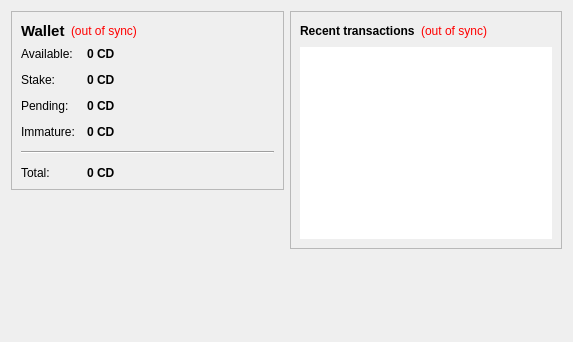
<?xml version="1.0" encoding="UTF-8"?>
<ui version="4.0">
 <class>OverviewPage</class>
 <widget class="QWidget" name="OverviewPage">
  <property name="geometry">
   <rect>
    <x>0</x>
    <y>0</y>
    <width>573</width>
    <height>342</height>
   </rect>
  </property>
  <property name="windowTitle">
   <string>Form</string>
  </property>
  <property name="styleSheet">
   <string notr="true">color: rgb(0, 0, 0);</string>
  </property>
  <layout class="QHBoxLayout" name="horizontalLayout" stretch="1,1">
   <item>
    <layout class="QVBoxLayout" name="verticalLayout_2">
     <item>
      <widget class="QFrame" name="frame">
       <property name="frameShape">
        <enum>QFrame::StyledPanel</enum>
       </property>
       <property name="frameShadow">
        <enum>QFrame::Raised</enum>
       </property>
       <layout class="QVBoxLayout" name="verticalLayout_4">
        <item>
         <layout class="QHBoxLayout" name="horizontalLayout_4">
          <item>
           <widget class="QLabel" name="label_5">
            <property name="font">
             <font>
              <pointsize>11</pointsize>
              <weight>75</weight>
              <bold>true</bold>
             </font>
            </property>
            <property name="text">
             <string>Wallet</string>
            </property>
           </widget>
          </item>
          <item>
           <widget class="QLabel" name="labelWalletStatus">
            <property name="toolTip">
             <string>The displayed information may be out of date. Your wallet automatically synchronizes with the Candle network after a connection is established, but this process has not completed yet.</string>
            </property>
            <property name="styleSheet">
             <string notr="true">QLabel { color: red; }</string>
            </property>
            <property name="text">
             <string notr="true">(out of sync)</string>
            </property>
            <property name="alignment">
             <set>Qt::AlignLeading|Qt::AlignLeft|Qt::AlignVCenter</set>
            </property>
           </widget>
          </item>
          <item>
           <spacer name="horizontalSpacer_2">
            <property name="orientation">
             <enum>Qt::Horizontal</enum>
            </property>
            <property name="sizeHint" stdset="0">
             <size>
              <width>40</width>
              <height>20</height>
             </size>
            </property>
           </spacer>
          </item>
         </layout>
        </item>
        <item>
         <layout class="QFormLayout" name="formLayout_2">
          <property name="fieldGrowthPolicy">
           <enum>QFormLayout::AllNonFixedFieldsGrow</enum>
          </property>
          <property name="horizontalSpacing">
           <number>12</number>
          </property>
          <property name="verticalSpacing">
           <number>12</number>
          </property>
          <item row="0" column="0">
           <widget class="QLabel" name="label">
            <property name="text">
             <string>Available:</string>
            </property>
           </widget>
          </item>
          <item row="0" column="1">
           <widget class="QLabel" name="labelBalance">
            <property name="font">
             <font>
              <weight>75</weight>
              <bold>true</bold>
             </font>
            </property>
            <property name="cursor">
             <cursorShape>IBeamCursor</cursorShape>
            </property>
            <property name="toolTip">
             <string>Your current spendable balance</string>
            </property>
            <property name="text">
             <string notr="true">0 CD</string>
            </property>
            <property name="textInteractionFlags">
             <set>Qt::LinksAccessibleByMouse|Qt::TextSelectableByKeyboard|Qt::TextSelectableByMouse</set>
            </property>
           </widget>
          </item>
          <item row="1" column="0">
           <widget class="QLabel" name="label_6">
            <property name="text">
             <string>Stake:</string>
            </property>
           </widget>
          </item>
          <item row="1" column="1">
           <widget class="QLabel" name="labelStake">
            <property name="font">
             <font>
              <weight>75</weight>
              <bold>true</bold>
             </font>
            </property>
            <property name="cursor">
             <cursorShape>IBeamCursor</cursorShape>
            </property>
            <property name="toolTip">
             <string>Total of coins that was staked, and do not yet count toward the current balance</string>
            </property>
            <property name="text">
             <string notr="true">0 CD</string>
            </property>
            <property name="textInteractionFlags">
             <set>Qt::LinksAccessibleByMouse|Qt::TextSelectableByKeyboard|Qt::TextSelectableByMouse</set>
            </property>
           </widget>
          </item>
          <item row="2" column="0">
           <widget class="QLabel" name="label_3">
            <property name="text">
             <string>Pending:</string>
            </property>
           </widget>
          </item>
          <item row="2" column="1">
           <widget class="QLabel" name="labelUnconfirmed">
            <property name="font">
             <font>
              <weight>75</weight>
              <bold>true</bold>
             </font>
            </property>
            <property name="cursor">
             <cursorShape>IBeamCursor</cursorShape>
            </property>
            <property name="toolTip">
             <string>Total of transactions that have yet to be confirmed, and do not yet count toward the current balance</string>
            </property>
            <property name="text">
             <string notr="true">0 CD</string>
            </property>
            <property name="textInteractionFlags">
             <set>Qt::LinksAccessibleByMouse|Qt::TextSelectableByKeyboard|Qt::TextSelectableByMouse</set>
            </property>
           </widget>
          </item>
          <item row="3" column="0">
           <widget class="QLabel" name="labelImmatureText">
            <property name="text">
             <string>Immature:</string>
            </property>
           </widget>
          </item>
          <item row="3" column="1">
           <widget class="QLabel" name="labelImmature">
            <property name="font">
             <font>
              <weight>75</weight>
              <bold>true</bold>
             </font>
            </property>
            <property name="toolTip">
             <string>Mined balance that has not yet matured</string>
            </property>
            <property name="text">
             <string notr="true">0 CD</string>
            </property>
            <property name="textInteractionFlags">
             <set>Qt::LinksAccessibleByMouse|Qt::TextSelectableByKeyboard|Qt::TextSelectableByMouse</set>
            </property>
           </widget>
          </item>
          <item row="4" column="0" colspan="2">
           <widget class="Line" name="line">
            <property name="orientation">
             <enum>Qt::Horizontal</enum>
            </property>
           </widget>
          </item>
          <item row="5" column="0">
           <widget class="QLabel" name="labelTotalText">
            <property name="text">
             <string>Total:</string>
            </property>
           </widget>
          </item>
          <item row="5" column="1">
           <widget class="QLabel" name="labelTotal">
            <property name="font">
             <font>
              <weight>75</weight>
              <bold>true</bold>
             </font>
            </property>
            <property name="cursor">
             <cursorShape>IBeamCursor</cursorShape>
            </property>
            <property name="toolTip">
             <string>Your current total balance</string>
            </property>
            <property name="text">
             <string notr="true">0 CD</string>
            </property>
            <property name="textInteractionFlags">
             <set>Qt::LinksAccessibleByMouse|Qt::TextSelectableByKeyboard|Qt::TextSelectableByMouse</set>
            </property>
           </widget>
          </item>
         </layout>
        </item>
       </layout>
      </widget>
     </item>
     <item>
      <spacer name="verticalSpacer">
       <property name="orientation">
        <enum>Qt::Vertical</enum>
       </property>
       <property name="sizeHint" stdset="0">
        <size>
         <width>20</width>
         <height>40</height>
        </size>
       </property>
      </spacer>
     </item>
    </layout>
   </item>
   <item>
    <layout class="QVBoxLayout" name="verticalLayout_3">
     <item>
      <widget class="QFrame" name="frame_2">
       <property name="frameShape">
        <enum>QFrame::StyledPanel</enum>
       </property>
       <property name="frameShadow">
        <enum>QFrame::Raised</enum>
       </property>
       <layout class="QVBoxLayout" name="verticalLayout">
        <item>
         <layout class="QHBoxLayout" name="horizontalLayout_2">
          <item>
           <widget class="QLabel" name="label_4">
            <property name="text">
             <string>&lt;b&gt;Recent transactions&lt;/b&gt;</string>
            </property>
           </widget>
          </item>
          <item>
           <widget class="QLabel" name="labelTransactionsStatus">
            <property name="toolTip">
             <string>The displayed information may be out of date. Your wallet automatically synchronizes with the Candle network after a connection is established, but this process has not completed yet.</string>
            </property>
            <property name="styleSheet">
             <string notr="true">QLabel { color: red; }</string>
            </property>
            <property name="text">
             <string notr="true">(out of sync)</string>
            </property>
            <property name="alignment">
             <set>Qt::AlignRight|Qt::AlignTrailing|Qt::AlignVCenter</set>
            </property>
           </widget>
          </item>
          <item>
           <spacer name="horizontalSpacer">
            <property name="orientation">
             <enum>Qt::Horizontal</enum>
            </property>
            <property name="sizeHint" stdset="0">
             <size>
              <width>40</width>
              <height>20</height>
             </size>
            </property>
           </spacer>
          </item>
         </layout>
        </item>
        <item>
         <widget class="QListView" name="listTransactions">
          <property name="styleSheet">
           <string notr="true">QListView { background: transparent; }
color: rgb(0, 0, 0);</string>
          </property>
          <property name="frameShape">
           <enum>QFrame::NoFrame</enum>
          </property>
          <property name="verticalScrollBarPolicy">
           <enum>Qt::ScrollBarAlwaysOff</enum>
          </property>
          <property name="horizontalScrollBarPolicy">
           <enum>Qt::ScrollBarAlwaysOff</enum>
          </property>
          <property name="selectionMode">
           <enum>QAbstractItemView::NoSelection</enum>
          </property>
         </widget>
        </item>
       </layout>
      </widget>
     </item>
     <item>
      <spacer name="verticalSpacer_2">
       <property name="orientation">
        <enum>Qt::Vertical</enum>
       </property>
       <property name="sizeHint" stdset="0">
        <size>
         <width>20</width>
         <height>40</height>
        </size>
       </property>
      </spacer>
     </item>
    </layout>
   </item>
  </layout>
 </widget>
 <resources/>
 <connections/>
</ui>
